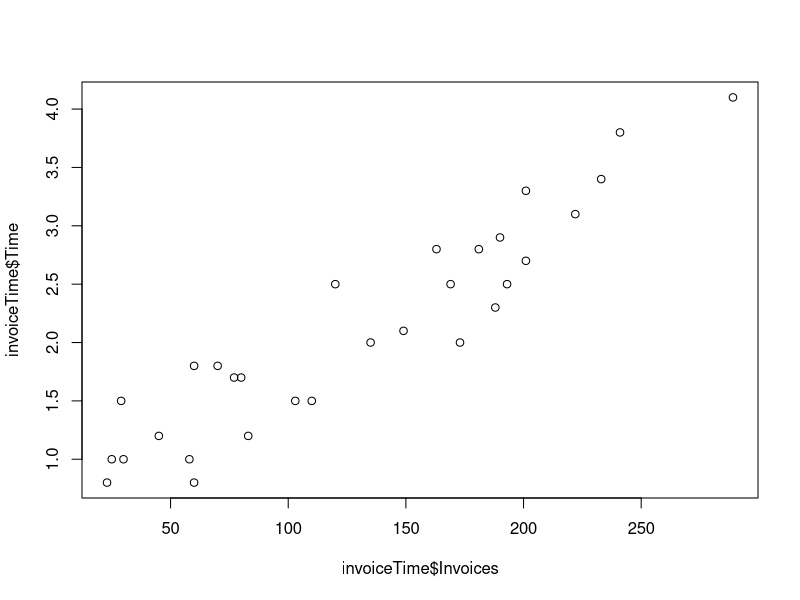

R code for this plot:
## ---- chunk 1
knitr::opts_chunk$set(echo = TRUE)
## ---- chunk 2
invoiceTime = read.table("invoices.txt", header = T)
invoiceTime[,]
## ---- chunk 3
plot(x = invoiceTime$Invoices, y = invoiceTime$Time)
## ---- chunk 4
mod = lm(invoiceTime$Time ~ invoiceTime$Invoices )
mod
## ---- chunk 5
summary(mod)
## ---- chunk 6
bet0_hat = 0.6417099 #using the linear model fit from prevous section
x_col = invoiceTime$Invoices
x_bar = mean(x_col)
#x_bar = 130.0333
sxx = sum((x_col-x_bar)^2)
#sxx = 162367
n = length(x_col)
#n = 30
s = 0.3298 #found through the summary of the linear model
t_mult = 2.048 #found using the T Table, equal to t0.25 for 28 degrees of freedom
beta0CIlower = bet0_hat - ( t_mult * s * sqrt( (1/n) + ((x_bar^2)/(sxx)) ) )
beta0CIupper = bet0_hat + ( t_mult * s * sqrt( (1/n) + ((x_bar^2)/(sxx)) ) )
#beta0CIlower = 0.3912792
#beta0CIupper = 0.8921406
## ---- chunk 7
bet1_hat = 0.0112916 #found using the linear model in the previous sections
x_col = invoiceTime$Invoices
y_col = invoiceTime$Time
x_bar = mean(x_col)
#x_bar = 130.0333
y_bar = mean(y_col)
#y_bar = 2.11
sxx = sum((x_col-x_bar)^2)
#sxx = 162367
sxy = sum((x_col-x_bar)*(y_col-y_bar))
#sxy = 1833.39
#sxy/sxx = 0.0112916
n = length(x_col)
s = 0.3298 #found through the summary of the linear model
t_mult = 2.048 #found using the T Table, equal to t0.25 for 28 degrees of freedom
beta1test = ( ( bet1_hat - 0.01 )/( s/sqrt( sxx ) ) )
#beta1test = 1.57807
p_val = 2*pt(-abs(beta1test), df = n-2)
#p_val = 0.1257819
## ---- chunk 8
X = 130 #X value for which we need to find the estimated value
Y = 0.6417099 + 0.0112916 * X
#Y = 2.109618
## ---- chunk 9
#fitted model = 
# Y = 0.6417099 + 0.0112916 * X
x_curr = 130 #the value at which we need to find the prediction interval
y_hat = 0.6417099 + (0.0112916 * x_curr)
#y_hat = 2.109618
mse = mean(mod$residuals^2) # mean((invoiceTime$Times - predict(mod))^2)
#mse = 0.1015004
x_col = invoiceTime$Invoices
x_bar = mean(x_col)
#x_bar = 130.0333
sxx = sum((x_col-x_bar)^2)
#sxx = 162367
n = length(x_col)
s = 0.3298 #found through the summary of the linear model
t_mult = 2.048 #found using the T Table, equal to t0.25 for 28 degrees of freedom
yPILower = y_hat - (t_mult * sqrt(mse) * sqrt(1 + (1/n) + (((x_curr - x_bar)^2)/sxx) ))
yPIUpper = y_hat + (t_mult * sqrt(mse) * sqrt(1 + (1/n) + (((x_curr - x_bar)^2)/sxx) ))
#yPILower = 1.446357
#yPIUpper = 2.772878
